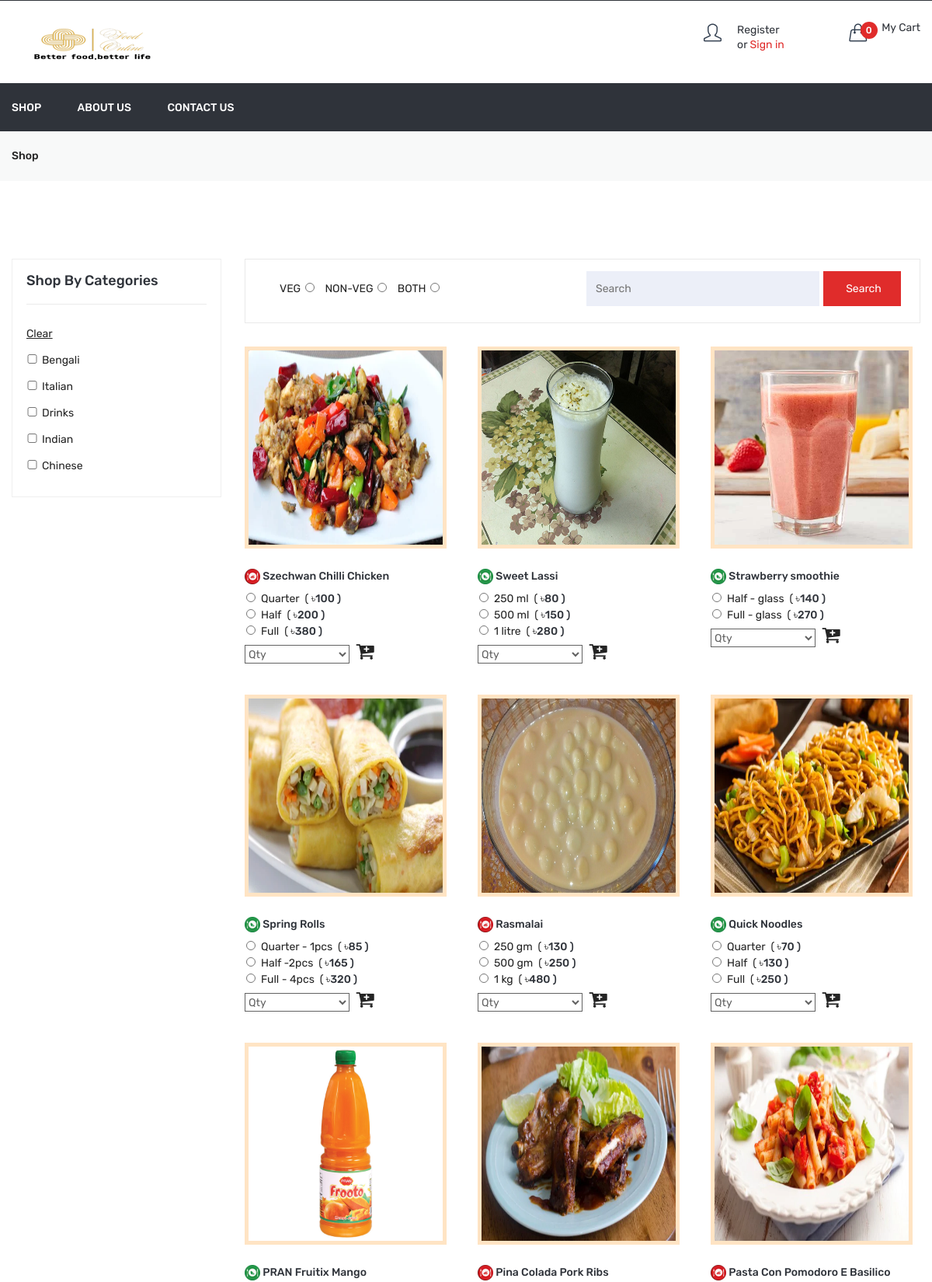
The page /shop.php (upper part) on the database its author committed.
### tables this page shows
CREATE TABLE `dish` (
  `id` int(11) NOT NULL,
  `categories_id` int(11) NOT NULL,
  `dish_name` varchar(100) NOT NULL,
  `dish_detail` text NOT NULL,
  `image` varchar(100) NOT NULL,
  `type` enum('veg','non-veg') NOT NULL,
  `status` int(11) NOT NULL,
  `added_on` datetime NOT NULL
);

CREATE TABLE `dish_details` (
  `id` int(11) NOT NULL,
  `dish_id` int(11) NOT NULL,
  `attribute` varchar(100) NOT NULL,
  `price` int(11) NOT NULL,
  `status` int(11) NOT NULL,
  `added_on` datetime NOT NULL
);

CREATE TABLE `categories` (
  `id` int(11) NOT NULL,
  `category` varchar(50) NOT NULL,
  `order_number` int(11) NOT NULL,
  `status` int(11) NOT NULL,
  `added_on` datetime NOT NULL
);

### function.inc.php (called while the page is built, shortened)
        <?php
   function getWebsiteSetting(){
       global $con;
       $sql="SELECT * FROM setting WHERE id='1'";
       $res=mysqli_query($con,$sql);
       $row=mysqli_fetch_assoc($res);
       return $row;
   }
?>

### shop.php (the view, shortened to what this page needs)
<?php
    include('header.php');
    $search_str='';
    $dishTypeArray=array("veg","non-veg","both");
?>
           <div class="breadcrumb-area gray-bg">
               <div class="container">
                   <div class="breadcrumb-content">
                       <ul>
                           <li><a href="<?php echo SITE_PATH?>shop">Shop</a></li>
                       </ul>
                   </div>
               </div>
           </div>
           <div class="shop-page-area pt-100 pb-100">
               <div class="container">
                   <div class="row flex-row-reverse">
                       <div class="col-lg-9">
                           <div class="shop-topbar-wrapper">
                              <div class="product-sorting-wrapper">
                                 <div class="product-show shorting-style ">
                                    <?php
                                        foreach($dishTypeArray as $list){
                                            $type_radio_selected='';
                                            ?>
                                                <?php echo strtoupper($list)?> <input type="radio" style="margin-top:15px;" class="dish_radio" name="type" value="<?php echo $list?>" onclick="setDishType('<?php echo $list?>')" <?php echo $type_radio_selected?>>&nbsp;
                                            <?php
                                        }
                                     ?>
                                 </div>
                              </div>
                              <div class="product-sorting-wrapper">
                                  <div class="product-show shorting-style ">
                                    <input class="search_box search_box_main" type="textbox" id="search" placeholder="Search" value="<?php echo $search_str?>">
                                    <input type="button" class="search_box search_box_btn" value="Search" onclick="setSearchType()">
                                 </div>
                              </div>
                           </div>
                           <?php
                              $dish_sql="SELECT * FROM dish WHERE status=1";
                              $dish_sql.=" ORDER BY dish_name DESC";
                              $dish_res=mysqli_query($con,$dish_sql);
                              $dish_count=mysqli_num_rows($dish_res);
                           ?>
                           <div class="grid-list-product-wrapper">
                               <div class="product-grid product-view pb-20">
                                   <?php if($dish_count>0){?>
                                       <div class="row">
                                          <?php while($dish_row=mysqli_fetch_assoc($dish_res)){?>
                                               <div class="product-width col-xl-4 col-lg-4 col-md-4 col-sm-6 col-12 mb-30">
                                                   <div class="product-wrapper">
                                                       <div class="product-img">
                                                           <a href="product-details.html">
                                                               <img src="<?php echo DISH_IMAGE_SITE_PATH.$dish_row['image'];?>" alt="">
                                                           </a>
                                                       </div>
                                                       <div class="product-content" id="dish_detail">
                                                           <h4>
                                                              <?php
                                                                  if($dish_row['type']=='veg'){
                                                                      echo "<img src='assets/img/icon-img/veg.png'/>";
                                                                  }else{
                                                                       echo "<img src='assets/img/icon-img/non_veg.png'/>";
                                                                  }
                                                               ?>
                                                               <a href="javascript:void(0)"><?php echo $dish_row['dish_name'];?> </a>
                                                           </h4>
                                                           <?php
                                                              $dish_attr_res=mysqli_query($con,"SELECT * FROM dish_details WHERE dish_id='".$dish_row['id']."' ORDER BY price ASC");
                                                           ?>
                                                           <div class="product-price-wrapper">
                                                               <?php
                                                                  while($dish_attr_row=mysqli_fetch_assoc($dish_attr_res)){
                                                                      $attr_status='';
                                                                      if($website_close==0){
                                                                        echo "<input $attr_status type='radio' class='dish_radio' name='radio_".$dish_row['id']."' id='radio_".$dish_row['id']."' value='".$dish_attr_row['id']."'>";
                                                                      }
                                                                      echo $dish_attr_row['attribute'];
                                                                      echo " ( &#2547;<span>".$dish_attr_row['price']." )</span>";
                                                                      echo "&nbsp;&nbsp;&nbsp;<br/>";
                                                                  }
                                                               ?>
                                                           </div>
                                                           <?php if($website_close==0){?>
                                                               <div class="product-price-wrapper">
                                                                   <select class="select" id="qty<?php echo $dish_row['id']?>">
                                                                       <option value="0">Qty</option>
                                                                   </select>
                                                                   <i class="fa fa-cart-plus cart_icon" aria-hidden="true" onclick="add_to_cart('<?php echo $dish_row['id']?>','add')"></i>
                                                               </div>
                                                           <?php }else{?>
                                                               <div class="product-price-wrapper">
                                                                   <span style="color:red;text-transform: capitalize;margin-top:5px;"><?php echo $website_close_msg;?></span>
                                                               </div>
                                                           <?php } ?>
                                                       </div>
                                                   </div>
                                               </div>
                                           <?php } ?>
                                       </div>
                                   <?php
                                      } else{
                                                echo 'No Dish Found !';
                                            }
                                   ?>
                               </div>
                           </div>
                       </div>
                       <?php
                          $cat_res=mysqli_query($con,"SELECT * FROM categories WHERE status=1 ORDER BY order_number DESC");
                       ?>
                       <div class="col-lg-3">
                           <div class="shop-sidebar-wrapper gray-bg-7 shop-sidebar-mrg">
                               <div class="shop-widget">
                                   <h4 class="shop-sidebar-title">Shop By Categories</h4>
                                   <div class="shop-catigory">
                                       <ul id="faq" class="category_list">
                                           <li><a href="<?php echo SITE_PATH?>shop"><u>Clear</u></a></li>
                                           <?php
                                                while($cat_row=mysqli_fetch_assoc($cat_res)){
                                                    $is_checked='';
                                                    echo "<li> <input $is_checked type='checkbox' onclick=set_checkbox('".$cat_row['id']."') class='cat_checkbox' name='cat_arr[]' value='".$cat_row['id']."'>".$cat_row['category']." </li>";
                                                 }
                                            ?>
                                       </ul>
                                   </div>
                               </div>
                           </div>
                       </div>
                   </div>
               </div>
           </div>
<?php include('footer.php'); ?>

### rows shown on the page
dish: image (picture), dish_name "Szechwan Chilli Chicken", id "Qty"
dish_details: attribute "Quarter", price "100"
dish_details: attribute "Half", price "200"
dish_details: attribute "Full", price "380"
dish: image (picture), dish_name "Sweet Lassi", id "Qty"
dish_details: attribute "250 ml", price "80"
dish_details: attribute "500 ml", price "150"
dish_details: attribute "1 litre", price "280"
dish: image (picture), dish_name "Strawberry smoothie", id "Qty"
dish_details: attribute "Half - glass", price "140"
dish_details: attribute "Full - glass", price "270"
dish: image (picture), dish_name "Spring Rolls", id "Qty"
dish_details: attribute "Quarter - 1pcs", price "85"
dish_details: attribute "Half -2pcs", price "165"
dish_details: attribute "Full - 4pcs", price "320"
dish: image (picture), dish_name "Rasmalai", id "Qty"
dish_details: attribute "250 gm", price "130"
dish_details: attribute "500 gm", price "250"
dish_details: attribute "1 kg", price "480"
dish: image (picture), dish_name "Quick Noodles", id "Qty"
dish_details: attribute "Quarter", price "70"
dish_details: attribute "Half", price "130"
dish_details: attribute "Full", price "250"
dish: image (picture), dish_name "PRAN Fruitix Mango"
dish: image (picture), dish_name "Pina Colada Pork Ribs"
dish: image (picture), dish_name "Pasta Con Pomodoro E Basilico"
categories: category "Bengali"
categories: category "Italian"
categories: category "Drinks"
categories: category "Indian"
categories: category "Chinese"

### other values the page prints
$totalCartDish "0"
$list "VEG"
$list "NON-VEG"
$list "BOTH"
